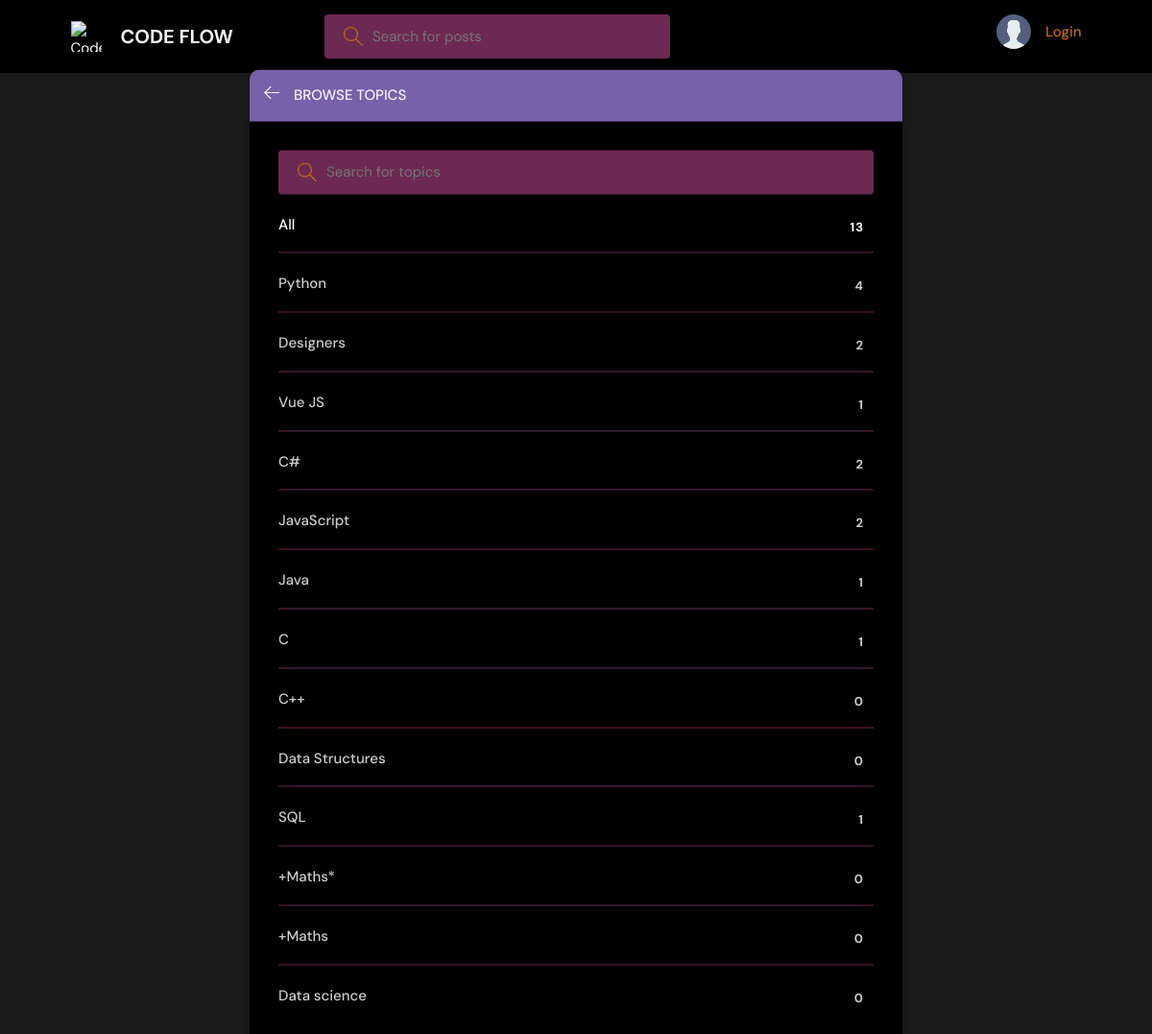
Page /topics/ on the committed database.
### base/models.py (models this page shows, shortened)
class Topic(models.Model):
    name = models.CharField(max_length=200)

### base/views.py (the view)
# urls.py: path('topics/', views.topicsPage, name="topics"),
def topicsPage(request):
    q = request.GET.get('q') if request.GET.get('q') != None else ''
    topics = Topic.objects.filter(name__icontains=q)
    return render(request, 'base/topics.html', {'topics': topics})

### base/templates/base/topics.html (shortened to what this page needs)
{% extends 'main.html' %}
{% block content %}
<main class="create-room layout">
  <div class="container">
    <div class="layout__box">
      <div class="layout__boxHeader">
        <div class="layout__boxTitle">
          <a href="{% url 'home' %}">
            <svg version="1.1" xmlns="http://www.w3.org/2000/svg" width="32" height="32" viewBox="0 0 32 32">
              <title>arrow-left</title>
              <path
                d="M13.723 2.286l-13.723 13.714 13.719 13.714 1.616-1.611-10.96-10.96h27.625v-2.286h-27.625l10.965-10.965-1.616-1.607z">
              </path>
            </svg>
          </a>
          <h3>Browse Topics</h3>
        </div>
      </div>
      <div class="topics-page layout__body">
        <form action="" method="GET" class="header__search">
          <label>
            <input name="q" placeholder="Search for topics" />
          </label>
        </form>
        <ul class="topics__list">
          <li>
            <a href="{% url 'topics' %}" class="active">All <span>{{topics.count}}</span></a>
          </li>
          {% for topic in topics %}
          <li>
            <a href="{% url 'home' %}?q={{topic.name}}">{{ topic.name }} <span>{{topic.room_set.all.count}}</span></a>
          </li>
          {% endfor %}
        </ul>
      </div>
    </div>
  </div>
</main>
{% endblock content %}

### theme/style.css (style rules this page uses)
:root { --color-main: #ffffff; --color-main-light: #d9d9d9; --color-dark: #000000; --color-dark-medium: #6c2951; --color-dark-light: #7661aa; --color-light: #f5f5f5; --color-gray: #bc6814; --color-light-gray: #cccccc; --color-bg: #1a1a1a; --color-success: #d9d9d9; --color-error: #ffffff; }
* { font-family: "DM Sans", -apple-system, BlinkMacSystemFont, "Segoe UI", Roboto, Oxygen, Ubuntu, Cantarell, "Open Sans", "Helvetica Neue", sans-serif; margin: 0; padding: 0; box-sizing: border-box; text-rendering: optimizeLegibility; font-size: inherit; }
html { font-size: 56.25%; }
@media only screen and (min-width: 1200px) { html { font-size: 62.5%; } }
body { line-height: 1.6; font-weight: 400; font-size: 1.5rem; color: var(--color-light-gray); background-color: var(--color-bg); min-height: 100vh; }
a { display: inline-block; color: var(--color-main); text-decoration: none; }
.container { max-width: 120rem; width: 90%; margin: auto; }
.header__search > label { background-color: var(--color-dark-medium); padding: 1.3rem 1rem; display: flex; align-items: center; gap: 1rem; border-radius: 4px; }
.header__search svg { fill: var(--color-gray); width: 2rem; height: 2rem; margin-left: 1rem; }
.header__search input { width: 30rem; background: transparent; border: none; outline: none; color: var(--color-light); }
.layout { margin-top: 2.4rem; }
.layout > .container { display: flex; justify-content: space-between; align-items: flex-start; }
.layout__box { width: 90%; max-width: 48rem; min-height: 40rem; position: absolute; top: 50%; left: 50%; transform: translate(-50%, -46%); background-color: var(--color-dark); border-radius: 1rem; box-shadow: 1px 1px 6px 3px rgba(0, 0, 0, 0.1); overflow: hidden; }
.layout__boxHeader { display: flex; padding: 1.5rem; background-color: var(--color-dark-light); }
.layout__boxTitle { display: flex; gap: 1.5rem; align-items: center; }
.layout__boxTitle h3 { text-transform: uppercase; font-weight: 500; color: var(--color-light); }
.layout__boxTitle svg { width: 1.6rem; height: 1.6rem; fill: var(--color-main); }
.layout__body { margin: 3rem; }
.topics__list { list-style: none; }
.topics__list li a { display: flex; justify-content: space-between; margin-bottom: 3rem; font-weight: 500; color: var(--color-light-gray); transition: all 0.3s ease-in-out; }
.topics__list li a.active, .topics__list li a:hover { color: var(--color-main); }
.topics__list li a span { padding: 0.5rem 1rem; background-color: var(--color-dark); border-radius: 3px; font-size: 1.3rem; font-weight: 700; letter-spacing: 1px; }
.topics-page .topics__list li:not(:last-child) a { margin: 2rem 0; padding-bottom: 1rem; text-decoration: none; border-bottom: 1px solid var(--color-dark-medium); }
.topics-page .header__search { display: block; }
.create-room.layout .layout__box { max-width: 68rem; }

### rows in the picture
Topic: name "Python", room_set.all.count "4"
Topic: name "Designers", room_set.all.count "2"
Topic: name "Vue JS", room_set.all.count "1"
Topic: name "C#", room_set.all.count "2"
Topic: name "JavaScript", room_set.all.count "2"
Topic: name "Java", room_set.all.count "1"
Topic: name "C", room_set.all.count "1"
Topic: name "C++", room_set.all.count "0"
Topic: name "Data Structures", room_set.all.count "0"
Topic: name "SQL", room_set.all.count "1"
Topic: name "+Maths*", room_set.all.count "0"
Topic: name "+Maths", room_set.all.count "0"
Topic: name "Data science", room_set.all.count "0"

### other values in the picture
{{ topics.count }} "13"
